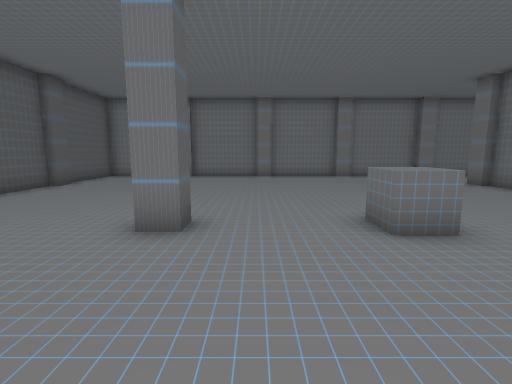
View 1 (above)

14 first-person views from a walk through a Unity game level. The camera is 1.2 m above the floor, tilts 8° down and sees 85° across. The floor is counted in squares, 1 m on a side. Each view is taken from the middle of a square. On the plan, view 1 faces up. The plan holds only what a view shows up to about 13 squares ahead; the rest is blank.

View 2
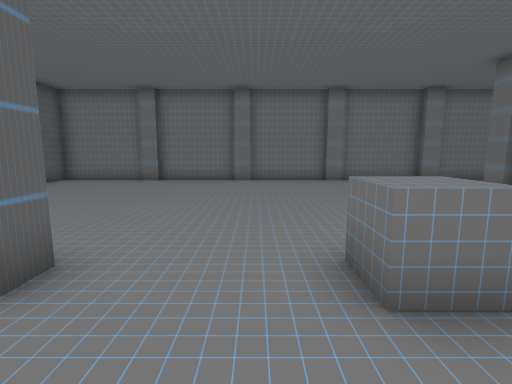

View 3
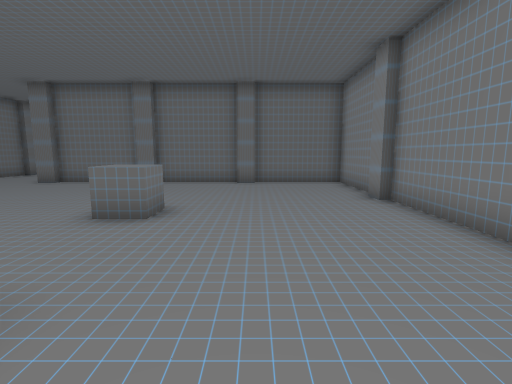

View 4
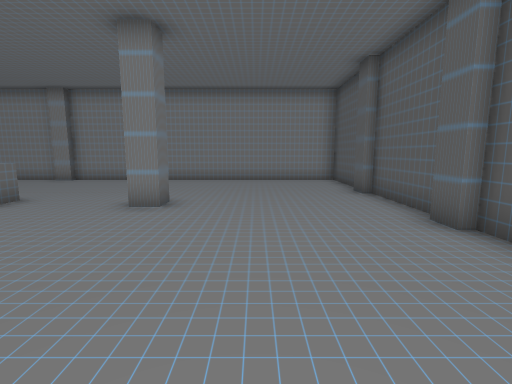

View 5
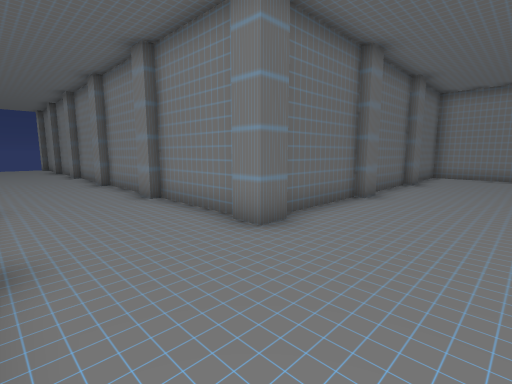

View 6
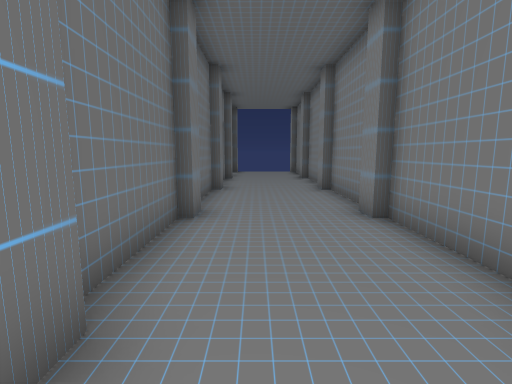

View 7
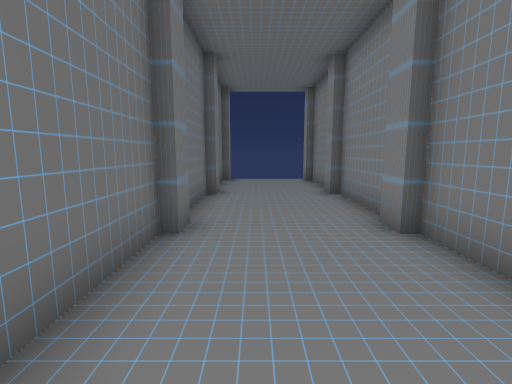

View 8
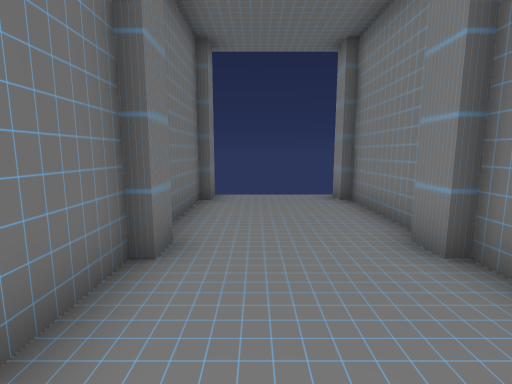

View 9
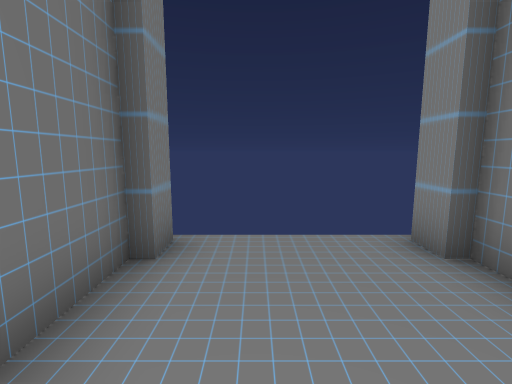

View 10
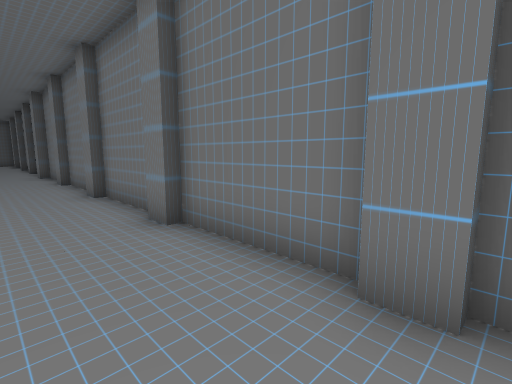

View 11
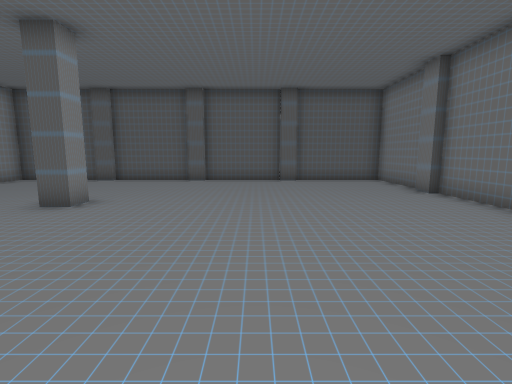

View 12
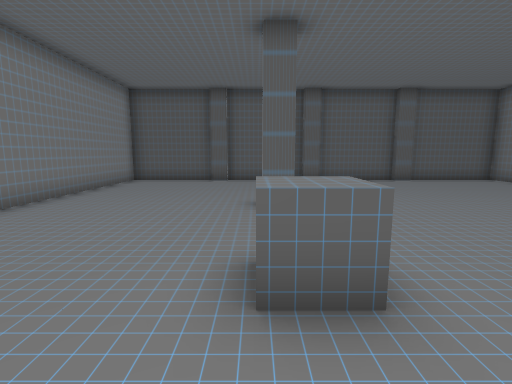

View 13
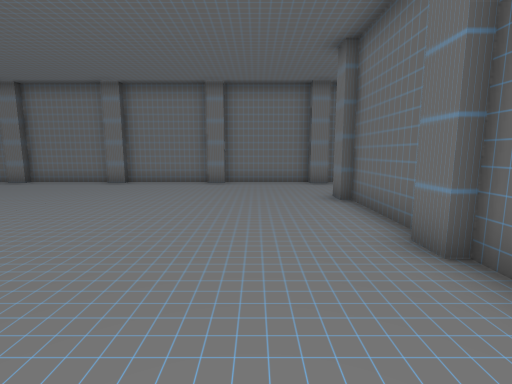

View 14
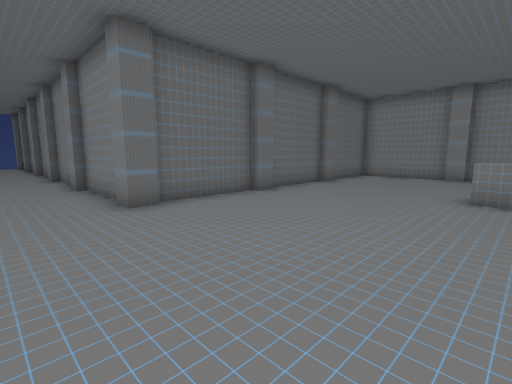

### Floor plan
Points are (right, up) in squares from view 1. A wall is a line through its corners. A room is listed if a view was taken in it or the views show most of it. See-through windows are left out.
Room 1 (views 1, 2, 3, 4, 5, 6, 7, 8, 9, 10, 11, 12, 13, 14)
walls: (8.4, 6.6) (8.4, 10.1); (8.2, 6) (8.2, 6.8); (8.2, 10) (8.2, 10.8) (8.9, 10.8); (9, 10.5) (12.1, 10.5); (4.9, 14.1) (4, 14.1); (8.4, 2.6) (8.4, 6.1); (4.1, 14.4) (0.8, 14.4); (8.2, 2) (8.2, 2.8); (-1.1, 4.9) (-1.1, 4) (-1.9, 4) (-1.9, 4.9) (-1.1, 4.9); (0.9, 14.1) (0, 14.1); (12, 10.8) (12.8, 10.8); (0.1, 14.4) (-3.2, 14.4); (13.4, 10.5) (16.1, 10.5); (11.2, 14.4) (8.9, 14.4) (8.9, 14.1) (8.2, 14.1) (8.2, 14.4) (4.8, 14.4); (4, -1.2) (4.8, -1.2); (4.8, -1.5) (8.4, -1.5) (8.4, 2.1); (12.8, 14.1) (12, 14.1); (-3.1, 14.1) (-4, 14.1); (-4, 14.4) (-7.4, 14.4) (-7.4, 10.8); (16, 10.8) (16.8, 10.8); (-7.2, 6.9) (-7.2, 6); (-7.2, 10.9) (-7.2, 10); (-7.4, 6.1) (-7.4, 2.8); (-7.4, 10.1) (-7.4, 6.8); (17.5, 10.5) (20.1, 10.5); (16.1, 14.4) (12.8, 14.4); (-7.2, 2.9) (-7.2, 2); (16.9, 14.1) (16, 14.1); (-7.4, 2.1) (-7.4, -1.5) (4.1, -1.5); (20, 10.8) (20.8, 10.8); (20.1, 14.4) (16.8, 14.4); (21.4, 10.5) (24.1, 10.5); (20.9, 14.1) (20, 14.1); (24, 10.8) (24.8, 10.8); (24.1, 14.4) (20.8, 14.4); (25.2, 10.5) (28.1, 10.5); (24.9, 14.1) (24, 14.1); (28, 10.8) (28.8, 10.8); (28.1, 14.4) (24.8, 14.4); (28.8, 14.1) (28, 14.1)
low walls: (3, 5.1) (3, 4) (2, 4) (2, 4.9) (3, 4.9)

Where each view was taken, in squares from view 1:
view 1: 0 up, 0 right, facing up
view 2: 2 up, 1 right, facing up
view 3: 2 up, 3 left, facing right
view 4: 11 up, 4 left, facing down
view 5: 14 up, 5 right, facing down-right
view 6: 13 up, 11 right, facing right
view 7: 13 up, 16 right, facing right
view 8: 13 up, 21 right, facing right
view 9: 13 up, 25 right, facing right
view 10: 12 up, 25 right, facing up-left
view 11: 9 up, 5 right, facing left
view 12: 4 up, 5 right, facing left
view 13: 3 up, 6 right, facing up
view 14: 13 up, 2 right, facing down-right
